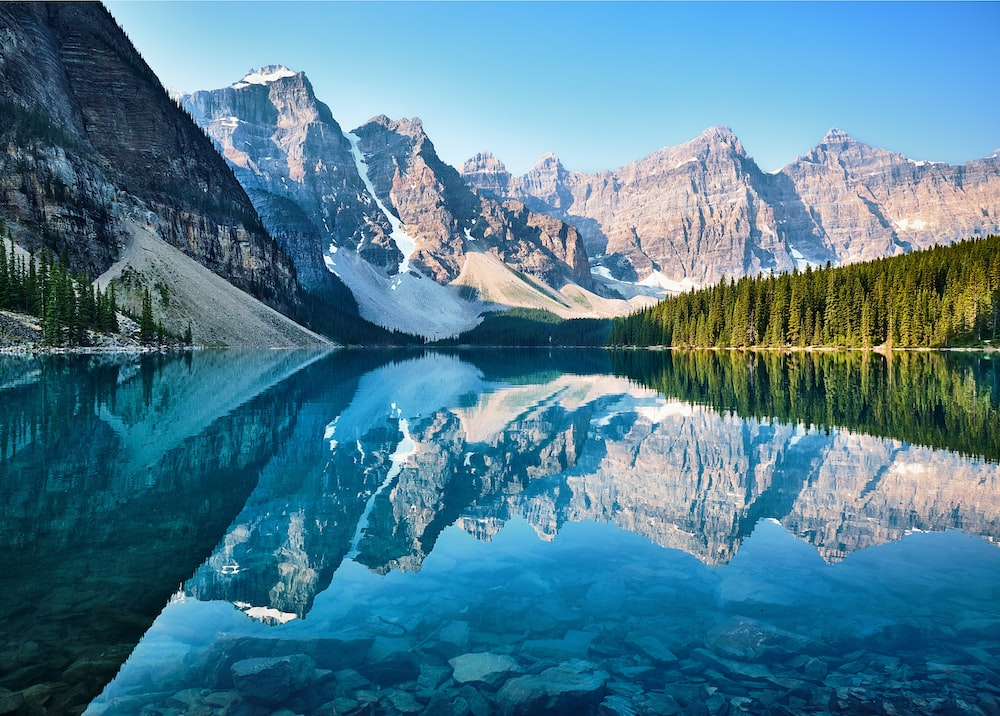
#> input picture Proyecto/paisaje.jpeg, 1000 x 716 px
$ python CanalesHSV.py
#> lines starting #> are read from the running program, lines starting #| are printed output that depends on the picture
import cv2
import matplotlib.pyplot as plt

#Imagen
#Vamos a crear nuestra matriz principal
img = cv2.imread("paisaje.jpeg")
#> img is the input picture: shape (716, 1000, 3); mean B, G, R 146.4, 125.6, 78.2
img = cv2.cvtColor(img, cv2.COLOR_BGR2RGB)
#Corregimos
imghsv = cv2.cvtColor(img, cv2.COLOR_RGB2HSV)
#> imghsv: shape (716, 1000, 3); mean H, S, V 92.8, 150.6, 152

#Extraemos los canales
H, S, V = cv2.split(imghsv)
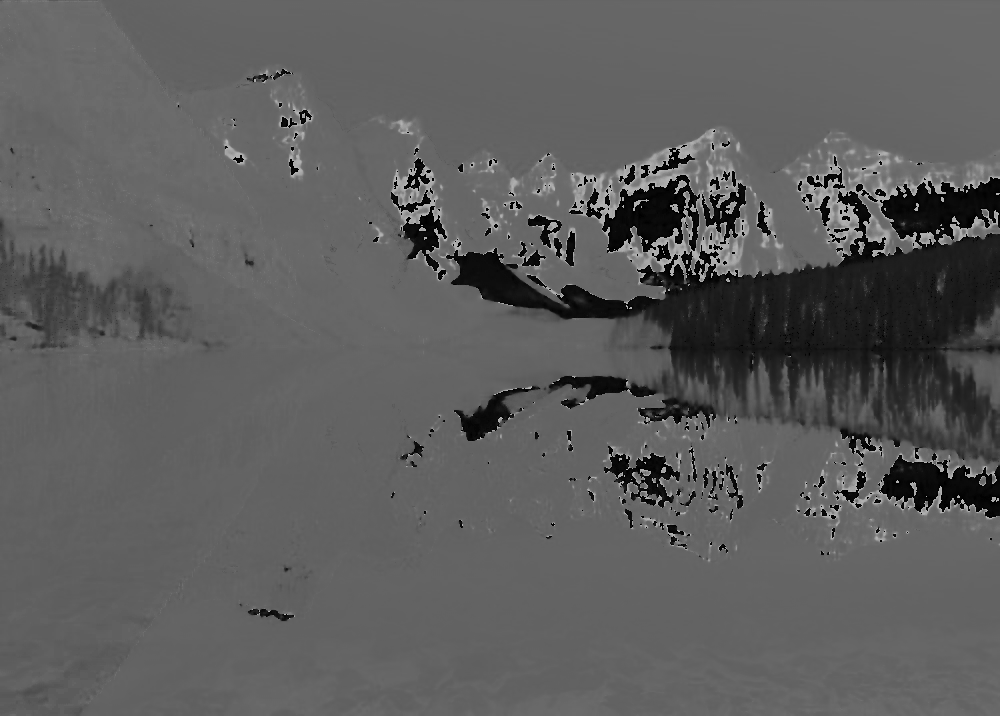
#> H: shape (716, 1000); min 0, max 179, mean 92.8
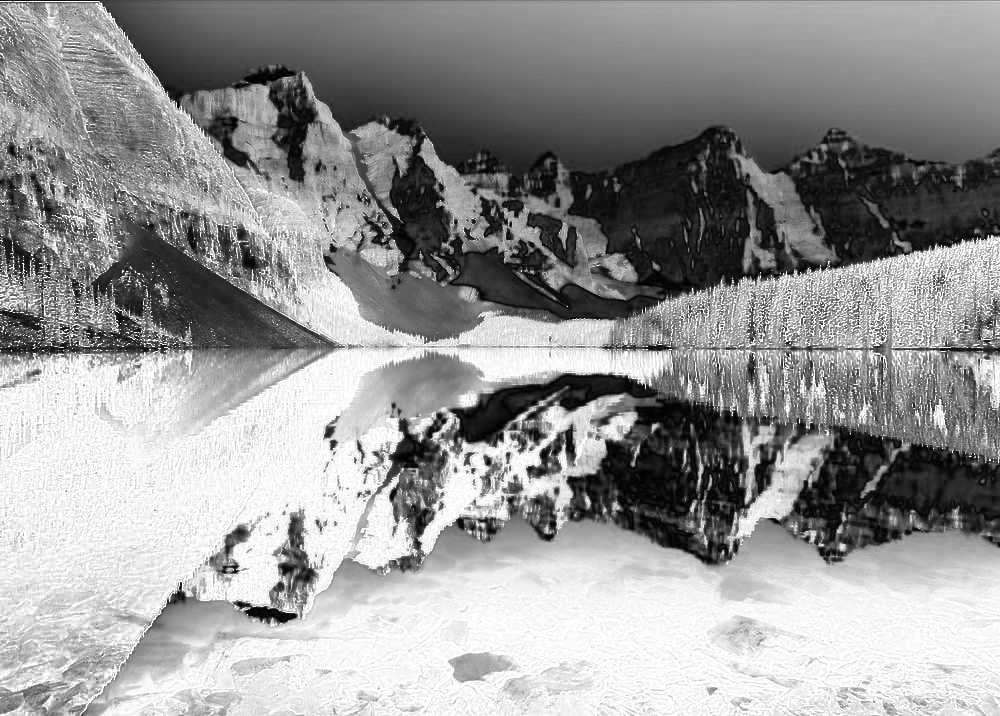
#> S: shape (716, 1000); min 0, max 255, mean 150.6
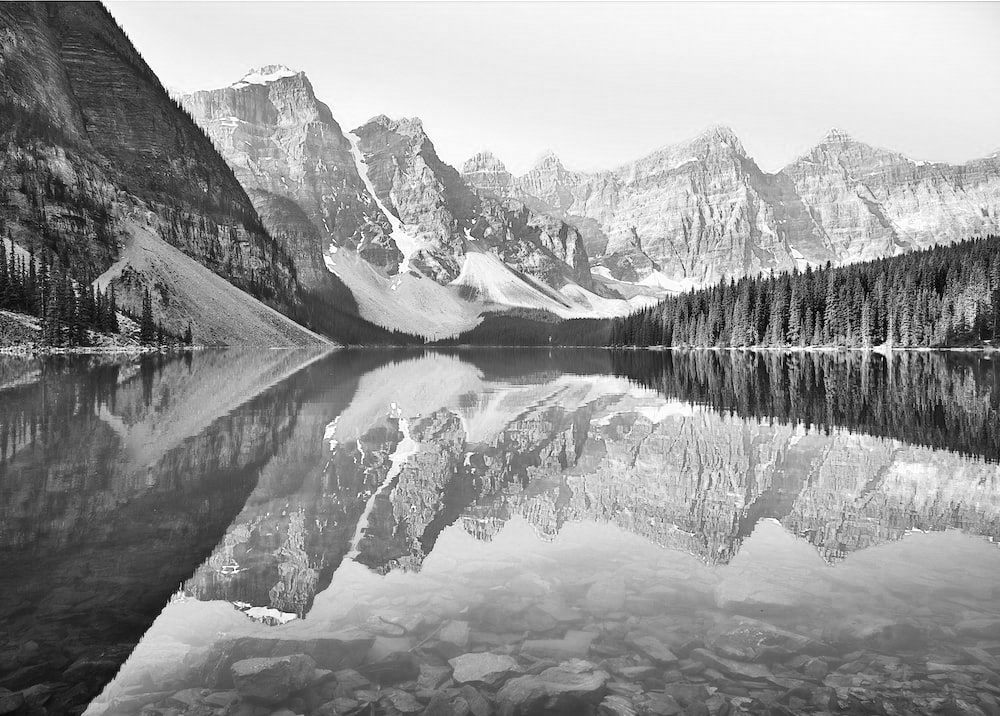
#> V: shape (716, 1000); min 1, max 255, mean 152

#Mostramos nuestros canales
fig = plt.figure()
#Canal Rojo
ax1 = fig.add_subplot(2, 2, 1)
ax1.imshow(H, cmap='gray')
ax1.set_title("Canal H")

#Canal Verde
ax2 = fig.add_subplot(2, 2, 2)
ax2.imshow(S, cmap='gray')
ax2.set_title("Canal S")

#Canal Azul
ax3 = fig.add_subplot(2, 2, 3)
ax3.imshow(V, cmap='gray')
ax3.set_title("Canal V")

#Reconstruccion
imgre = cv2.merge((H, S, V))

#Imagen original
ax4 = fig.add_subplot(2, 2, 4)
ax4.imshow(img)
ax4.set_title("Imagen Original")
plt.show()
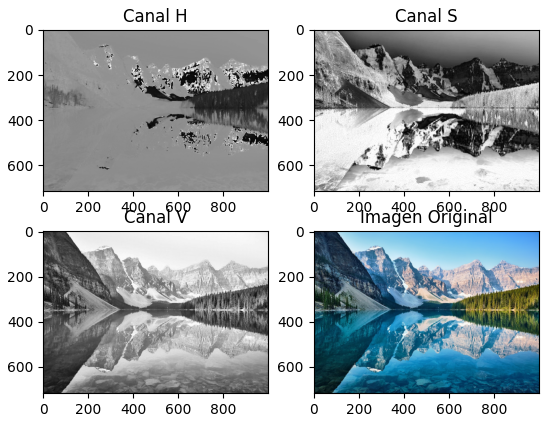
#> figure drawn by matplotlib, 4 panels
